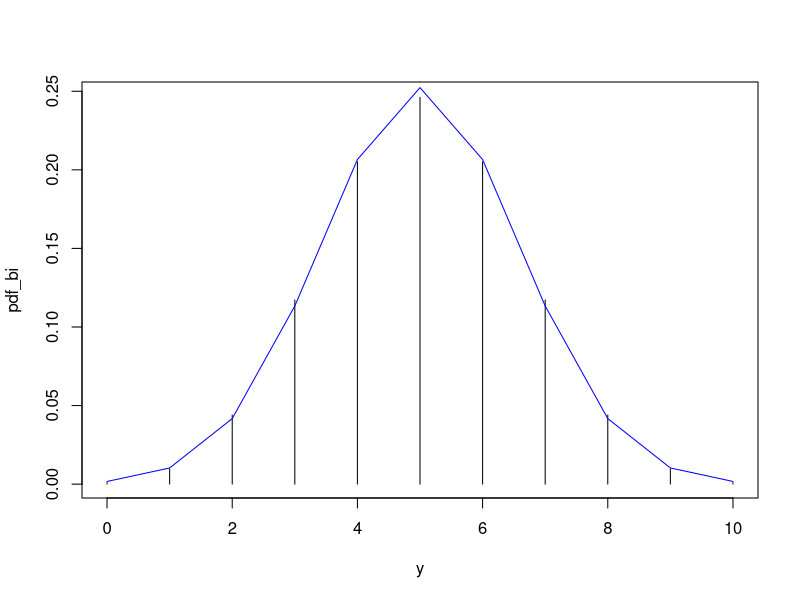

Write R code to recreate this figure.

# Approximate binomial by normal distribution -----------------------------
# Example 5.7-2
y <- seq(0, 10)
pdf_bi <- dbinom(y, 10, 1/2)
plot(y, pdf_bi, type = 'h')

# approximate binomial using normal
mu <- 10 * 1/2
sigma2 <- 10 * 1/2 * (1-1/2)
pdf_norm <- dnorm(y, mean = mu, sd = sqrt(sigma2)) 
lines(y, pdf_norm, col = 'blue')
